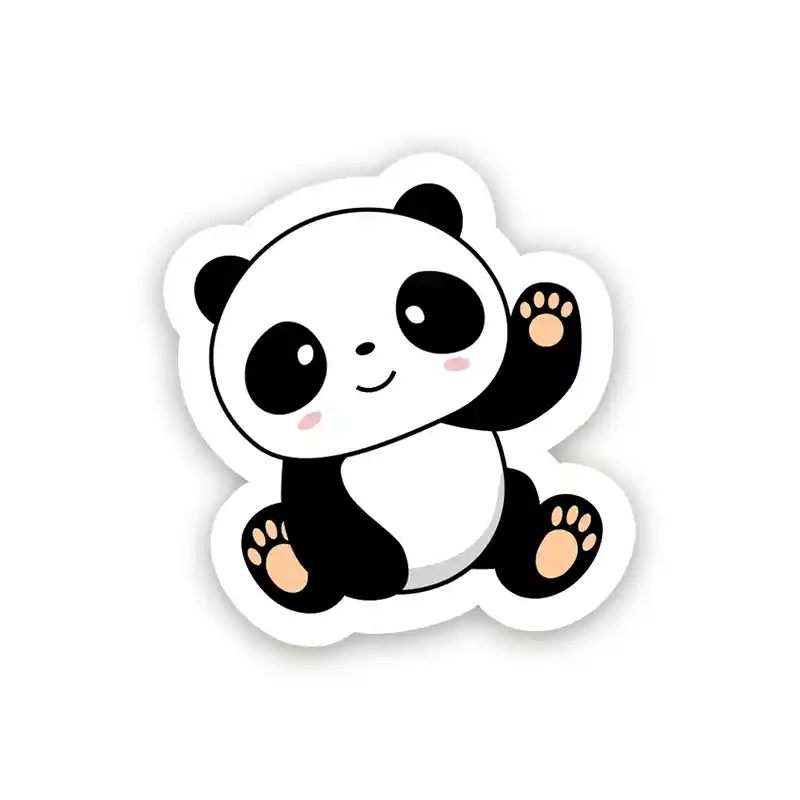
#> input picture Panda-Sticker.webp, 800 x 800 px
$ python BotRossV2_Expo.py
#> lines starting #> are read from the running program, lines starting #| are printed output that depends on the picture; after the words box and inside, x2 and y2 are one past the last pixel; in counts of white or black regions, pixels touching at a corner belong together
### FunctionsV2.py
#PT_BR bibliotecas para processamento de imagem
#US_EN libraries for image processing
import cv2
import matplotlib.pyplot as plt
import numpy as np
from pykuwahara import kuwahara
from math import *

#PT_BR arquivo criado pelos desenvolvedores para armazenar as funções e deixar o código mais limpo
#US_EN developer created file in order to store the functions and make a cleaner code here

from tkinter import filedialog #used in select_image()

###Code begins

def select_image():
    filepath = filedialog.askopenfilename(title="Select an Image", filetypes=[("Image files", "*.png;*.jpg;*.jpeg")])
#> the answer given: Panda-Sticker.webp
    return filepath

def resize_keeping_aspect_ratio(img_in,tamanho_folha):
    current_height, current_width = img_in.shape[:2]
    height = tamanho_folha[0]
    width = tamanho_folha[1]

    if current_height>=current_width:  #adjust the height of image to the frame
        # Calculate the ratio based on the desired height
        ratio = height / float(current_height)

    elif current_width>current_height: #adjust the width of image to the frame
        # Calculate the ratio based on the desired width
        ratio = width / float(current_width)

    new_width = int(current_width * ratio)
    new_height = int(current_height * ratio)
    resized_img_in = cv2.resize(img_in, (new_width, new_height))

    #imagem que o robô irá desenhar:
    #img_v = cv2.flip(hsv_img_in_norm, 0) # flip the image by vertically
    #img_h = cv2.flip(hsv_img_in_norm, 1) # flip the image by horizontally
    #img_vh = cv2.flip(resized_img_in,-1) # flip the image in both axis

    img_out = resized_img_in
    #img_out = cv2.flip(resized_img_in, 1)
    #img_out = cv2.flip(img_out,-1)

    return img_out
    return resized_image

# SimplifyImageColors "scans" an image and convert every pixel color to the closest color in HSV from the availabel colors list
#available_colors_list is a list composed of a number of lists with 3 elements(Hue, Saturation, Value)
#available_colors_list must be give in the format (H[0-360], S([0-100], V[0-100])
#kH, kS and kV are weight factor attributed to importance of Hue, Saturation nd Value respectively
def Simplify_Image_Colors(img_in, available_colors_list, kH = 1, kS = 1 , kV = 1):
    hsv_resized_image = cv2.cvtColor(img_in, cv2.COLOR_BGR2HSV)
    [H,S,V] = cv2.split(hsv_resized_image)
    (height,width) = H.shape

    #normalize HSV parameters to match opencv documentation
    #converts "normal" parameters of HSV to opencv2 parameters of HSV (check opencv documentation)
    #For HSV, hue range is [0,179], saturation range is [0,255], and value range is [0,255]
    for color in available_colors_list:
        color[0] = int(np.clip((color[0])/2,0,255))
        color[1] = int(np.clip((color[1]*255)/100,0,255))
        color[2] = int(np.clip((color[2]*255)/100,0,255))

    H_out = np.zeros((height,width), dtype = "uint8")
    S_out = np.zeros((height,width), dtype = "uint8")
    V_out = np.zeros((height,width), dtype = "uint8")

    for i in range(height-1):
        for j in range(width-1):
            #icv refers to image color vector and corresponds to the HSV vector from the pixel [i,j]
            icv = [H[i,j],S[i,j],V[i,j]]
            euclidian_distance_list = []
            #avc refers to available color vector and corresponds to the HSV vector from the availabel colors list

            #calculate the distance beetwen the availabel color and the pixel color for every available color
            for avc in available_colors_list:
                dist_euclidiana = sqrt(((avc[0]-icv[0])**2)*kH + ((avc[1]-icv[1])**2)*kS + ((avc[2]-icv[2])**2)*kV)
                euclidian_distance_list.append(dist_euclidiana)

            #the minimum distance indicates what availabel color is the closest to the pixel color
            min_dist_index = np.argmin(euclidian_distance_list)
            H_out[i,j] = available_colors_list[min_dist_index][0]
            S_out[i,j] = available_colors_list[min_dist_index][1]
            V_out[i,j] = available_colors_list[min_dist_index][2]

    hsv_img_out = cv2.merge((H_out,S_out,V_out))

    return hsv_img_out

#Split colors input is generated by SimplifyImageColors
#It creates an array of binary images, one for each available color
def Split_Colors(img_in, available_colors_list):
    (height,width) = (img_in.shape[0], img_in.shape[1])

    img_out = np.zeros((height,width), dtype="uint8")
    img_out = cv2.cvtColor(img_out,cv2.COLOR_GRAY2BGR)

    dict_splitted_color_images = {}
    for color in available_colors_list:
        for i in range(height-1):
            for j in range(width-1):
                if np.all(img_in[i,j] == color):
                    img_out[i,j] = color
                else:
                    img_out[i,j] = [0,0,0]
        img_out = cv2.cvtColor(img_out, cv2.COLOR_HSV2BGR)
        #print("{},".format(color))
        #cv2.imshow(str(color), img_out)
        #cv2.waitKey(0)
        dict_splitted_color_images[str(color)] = img_out
    return dict_splitted_color_images

# [33 lines left out: function Generate_fillings, not called in this run]

### BotRossV2_Expo.py
#PT_BR bibliotecas para processamento de imagem
#US_EN libraries for image processing

import cv2
import matplotlib.pyplot as plt
import numpy as np
from pykuwahara import kuwahara
from math import *

#PT_BR arquivo criado pelos desenvolvedores para armazenar as funções e deixar o código mais limpo
#US_EN developer created file in order to store the functions and make a cleaner code here
import FunctionsV2

#PT_BR bibliotecas para comunicação com o UR5
#US_EN libraries for UR5 communication
import socket
import time
import logging
import threading

# Constants
HOST = '10.103.16.232'  # Replace with the actual IP address of your UR5 robot
PORT_COLOR = 30001
PORT_COORDINATES = 30002    # Replace with the desired port for sending data to the robot

#PORT_RECEIVE = 12346 # Replace with the desired port for receiving data from the robot

### Code

img_in = cv2.imread(FunctionsV2.select_image(), cv2.IMREAD_COLOR)
#> img_in is the input picture: shape (800, 800, 3); mean B, G, R 231.6, 232, 232.5
#img_in = cv2.imread("imgs_avancadas\Imagem1.png", cv2.IMREAD_COLOR)

if img_in is None:
    print("File not found. Bye!")
    exit(0)
height, width = img_in.shape[:2]
#> height = 800; width = 800
print("height: {}; width: {}".format(height, width))
#| height: 800; width: 800

A4_retrato = (297,210) #dimensões em mm (height, width)
A4_paisagem = (210,297) #dimensões em mm (height, width)
frame_Expo = (240,180)

resized_image = FunctionsV2.resize_keeping_aspect_ratio(img_in,frame_Expo)
#> in resize_keeping_aspect_ratio, `resized_img_in = cv2.resize(img_in, (new_width, new_height))`:
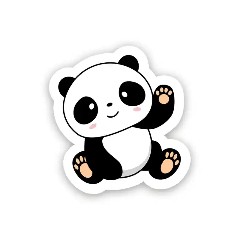
#> resized_img_in: shape (240, 240, 3); mean B, G, R 231.6, 232, 232.4

resized_height, resized_width = resized_image.shape[:2]
#> resized_height = 240; resized_width = 240
print ("res height: {}; res width: {}".format(resized_height, resized_width))
#| res height: 240; res width: 240
# [10 lines of commented-out code are left out]
Rainbow_Pallete =  [[0,0,100],    #branco
                    #[34,53,88],   #bege/cor de pele
                    [0,100,80],   #vermelho
                    [24,100,100], #laranja
                    [60,100,100], #amarelo
                    [137,85.5,43.1], #verde
                    [197,70,83.5],   #azul claro
                    [326, 71.9, 57.3], #anil
                    [240,80,25], #violeta
                    [0,0,10]] #preto

SkinTones_Pallete = [[0,0,100],[0,100,80],[24,100,100],[60,100,100],[34,53,88],[34,68,77],[34,49,99],[137,85.5,43.1],[0,0,10]]

RedGrenBluYe = [[0,0,100],[0,100,80],[60,100,100],[137,85.5,43.1],[197,70,83.5],[0,0,10]]

listaHSV_Cores_Canetas = Rainbow_Pallete
#listaHSV_Cores_Canetas = SkinTones_Pallete

#lista reduzida para testes (cores quentes)
#listaHSV_Cores_Canetas =  [[0,0,100],[0,100,80],[24,100,100],[60,100,100]]

#lista reduzida para testes (cores frias)
#listaHSV_Cores_Canetas =  [[0,0,100],[197,70,83.5],[214, 94.3, 64.7],[326, 71.9, 57.3],[240,80,25]]

simplified_colors = FunctionsV2.Simplify_Image_Colors(resized_image,listaHSV_Cores_Canetas)
#> in Simplify_Image_Colors, `hsv_resized_image = cv2.cvtColor(img_in, cv2.COLOR_BGR2HSV)`: hsv_resized_image: shape (240, 240, 3); mean H, S, V 3, 3.2, 232.4
#> in Simplify_Image_Colors, `[H,S,V] = cv2.split(hsv_resized_image)`:
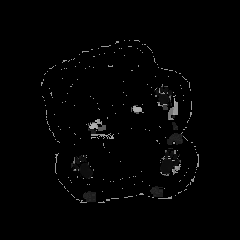
#> H: shape (240, 240); min 0, max 178, mean 3
#> in Simplify_Image_Colors, `[H,S,V] = cv2.split(hsv_resized_image)`:
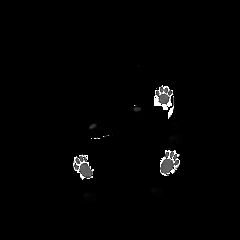
#> S: shape (240, 240); min 0, max 255, mean 3.2
#> after the loop in Simplify_Image_Colors, `for i in range(height-1):`:
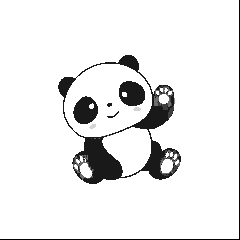
#> V_out: shape (240, 240); min 0, max 255, mean 234.6
#> in Simplify_Image_Colors, `hsv_img_out = cv2.merge((H_out,S_out,V_out))`: hsv_img_out: shape (240, 240, 3); mean H, S, V 1, 2.2, 234.6
simplified_colors_RGB = cv2.cvtColor(simplified_colors, cv2.COLOR_HSV2BGR)

# Display the image with simplified colours
cv2.imshow('cores_finais', simplified_colors_RGB)
cv2.waitKey(0)
cv2.destroyAllWindows()

dict_filings_by_color = FunctionsV2.Split_Colors(simplified_colors, listaHSV_Cores_Canetas)
#> in Split_Colors, `img_out = cv2.cvtColor(img_out,cv2.COLOR_GRAY2BGR)`: img_out: shape (240, 240, 3); every value is 0
#> the loop in Split_Colors, `for color in available_colors_list:` made 9 passes
#> pass 1, in Split_Colors, `img_out = cv2.cvtColor(img_out, cv2.COLOR_HSV2BGR)`:
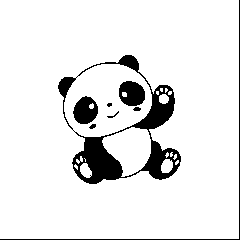
#> img_out: shape (240, 240, 3); 90.9% white; 8 black regions (1 under 20 px), largest, box (x1, y1, x2, y2) and area: (58, 55, 181, 184) 3686, (119, 81, 145, 106) 505, (73, 96, 98, 124) 501
#> after the loop in Split_Colors, `for color in available_colors_list:`:
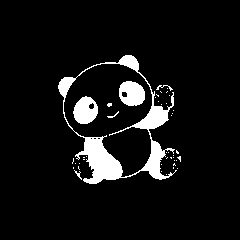
#> img_out: shape (240, 240, 3); values 0 (black) and 25 (white), 7.2% white; 43 white regions (37 under 20 px), largest, box (x1, y1, x2, y2) and area: (58, 55, 177, 184) 2981, (119, 81, 145, 106) 504, (73, 96, 98, 124) 501, (156, 85, 173, 91) 32, (74, 170, 82, 180) 24, (107, 111, 119, 118) 22
#> after the loop in Split_Colors, `for color in available_colors_list:`: dict_splitted_color_images = 9 items
#> dict_filings_by_color = 9 items
dict_point_positions_by_color = {}


"########################################### SOCKET COLOR START #################################################"

print('Trying Color Socket Connection')
count = 0

Color_socket_connected = False
while (Color_socket_connected == False):
#> (the run stopped early here; a loop or call above may not have finished)
